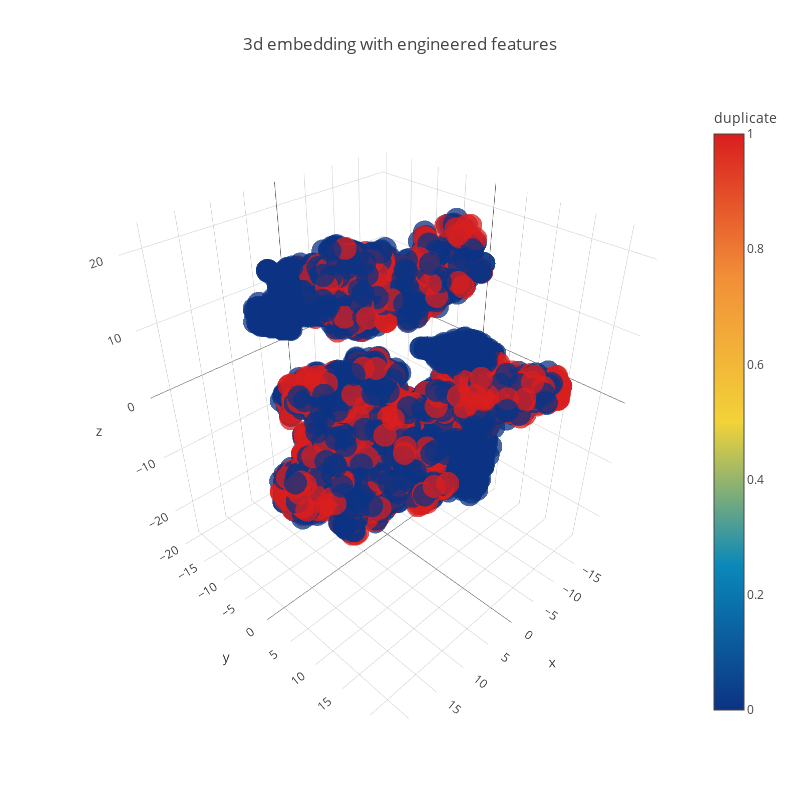

The cell this chart's notebook holds for it:
### Code cell
trace1 = go.Scatter3d(
    x=tsne3d[:,0],
    y=tsne3d[:,1],
    z=tsne3d[:,2],
    mode='markers',
    marker=dict(
        sizemode='diameter',
        color = y,
        colorscale = 'Portland',
        colorbar = dict(title = 'duplicate'),
        line=dict(color='rgb(255, 255, 255)'),
        opacity=0.75
    )
)

data=[trace1]
layout=dict(height=800, width=800, title='3d embedding with engineered features')
fig=dict(data=data, layout=layout)
py.iplot(fig, filename='3DBubble')

### Figure 1 — Plotly figure (JSON) as saved in the notebook; plotly's stock layout.template omitted (floating-point values rounded to 4 significant figures; data arrays with more than 128 entries replaced by an {"elided": "..."} marker saying what was removed)
{"data": [{"marker": {"color": {"elided": "5000 int values"}, "colorbar": {"title": {"text": "duplicate"}}, "colorscale": "Portland", "line": {"color": "rgb(255, 255, 255)"}, "opacity": 0.75, "sizemode": "diameter"}, "mode": "markers", "type": "scatter3d", "uid": "b01b8efd-93a5-4437-b034-6a17f87c8e19", "x": {"elided": "5000 float values"}, "y": {"elided": "5000 float values"}, "z": {"elided": "5000 float values"}}], "layout": {"height": 800, "title": {"text": "3d embedding with engineered features"}, "width": 800}}
